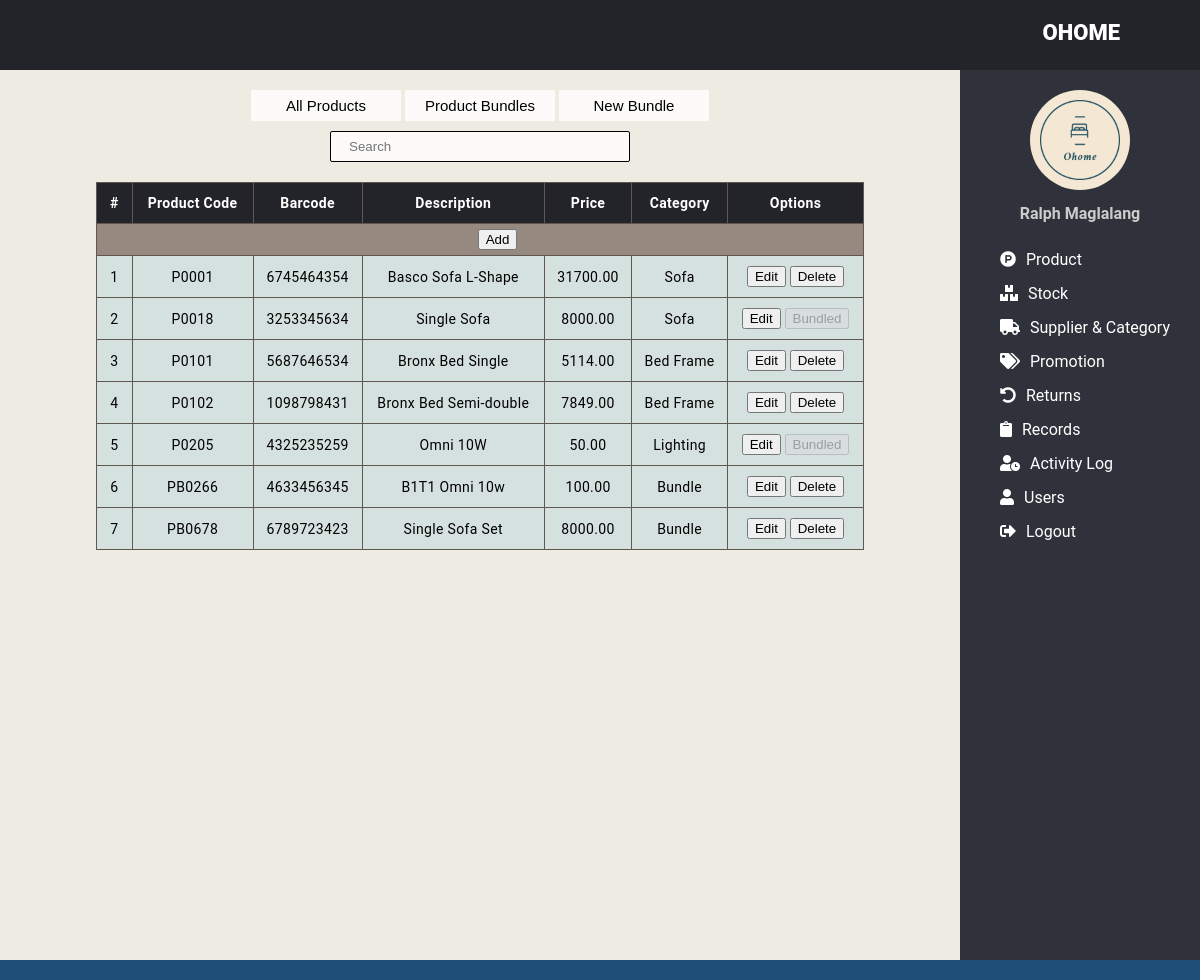
/POSINVENTORY/admin/adminproduct.php (signed in), run on the app's committed database.
### tables this page shows
CREATE TABLE `tblproducts` (
  `productcode` varchar(10) NOT NULL,
  `barcode` varchar(20) NOT NULL,
  `description` varchar(50) DEFAULT NULL,
  `details` varchar(100) DEFAULT NULL,
  `price` decimal(10,2) NOT NULL,
  `category` varchar(50) NOT NULL,
  `quantity` int(10) NOT NULL DEFAULT 0
);

CREATE TABLE `tblproductbundles` (
  `bundleID` int(10) NOT NULL,
  `bundlecode` varchar(10) NOT NULL,
  `productcode` varchar(10) NOT NULL,
  `quantity` int(10) NOT NULL
);

### POSINVENTORY/admin/adminproduct.php (the view, shortened to what this page needs)
<?php
    require '../include/dbcon.php';
    if(isset($_SESSION["ID"]))
    {
        if(isset($_SESSION["BundlesTab"]) || isset($_SESSION["NewBundleTab"]))
        {
            $Display = "SELECT * FROM tblproducts WHERE category";
            $Display .= isset($_SESSION["BundlesTab"])? " = 'Bundle'" : " != 'Bundle'";
            if(isset($_GET["Search"]) || isset($_SESSION["Search"])) {
                $Display .= " AND (productcode LIKE '%".$_GET["Search"]."%' OR barcode LIKE '%".$_GET["Search"]."%' OR description LIKE '%".$_GET["Search"]."%' OR category LIKE '%".$_GET["Search"]."%')";
                $_SESSION["Search"] = $_GET["Search"];}
            $option = isset($_SESSION["BundlesTab"])? '<br><button name="BundleDetails">v</button> <button name="Increase">+</button> <button name="Decrease">-</button>' : '<button name="BundleAdd">Add</button>' ;
        }
        else
        {
            $Display = "SELECT tblproducts.*,tblproductbundles.bundlecode FROM tblproducts LEFT JOIN tblproductbundles ON tblproducts.productcode=tblproductbundles.productcode ";
            $Display .= " ORDER BY tblproducts.productcode";
        }
        $pdoCategory = $pdoConnect->prepare("SELECT description FROM tblcategory");
    }
    else
    {
        header("location:../index.php");
    }
 ?>
<!DOCTYPE html>
<html>
    <head>
        <link rel="stylesheet" type="text/css" href="https://cdnjs.cloudflare.com/ajax/libs/font-awesome/5.13.0/css/all.min.css">
        <link rel="stylesheet" href="../styles.css">
    </head>
    <body>
	<header>
		<div class="right_area">
			<h3>Ohome</h3>
		</div>
	</header>
        <div class="main">
            <div class="activity">
                <div class="tabs">
                    <form method="get">
                        <button name="ProductsTab">All Products</button>
                        <button name="BundlesTab">Product Bundles</button>
                        <button name="NewBundleTab">New Bundle</button>
                    </form>
                    <form method="get">
                        <input type="search" name="Search" placeholder="Search" value="<?php echo isset($_SESSION['Search']) ? $_SESSION['Search'] : ''; ?>">
                    </form>
                </div>
                <table class="table">
                <tr>
                    <th>#</th><th>Product Code</th><th>Barcode</th><th>Description</th><th>Price</th><th>Category</th><th>Options</th>
                </tr>
                <?php
                    if(!isset($_SESSION["BundlesTab"]) && !isset($_SESSION["NewBundleTab"]) && !isset($_POST["NewProduct"]))
                    {
                        echo    '<tr class="crud">
                                <td></td>
                                    <td colspan=6>
                                    <form method="post">
                                        <button name="NewProduct">Add</button>
                                    </form>
                                    </td>
                                </tr>';
                    }
                    $pdoDisplay = $pdoConnect->prepare($Display);
                    $pdoDisplay->execute();
                    $num = 0;
                    foreach ($pdoDisplay as $product) {
                        $outofstock=false;
                        $num++;
                        if(isset($_POST["EditProduct"]) && $product["productcode"]==$_POST["ProductCode"])
                        {
                            $pdoCategory->execute();
                            $dropdown = '<select name="Category" required>\r\n<option value="'.$product['category'].'" selected>'.$product['category'].'</option>';
                            foreach ($pdoCategory as $category) {
                                $dropdown .= "\r\n<option value='{$category['description']}'>{$category['description']}</option>";
                                }
                            $dropdown .= '\r\n</select> ';
                            echo    '<tr class="crud">
                                    <td></td>
                                    <form method="post">
                                        <td><input type="text" name="ProductCode" placeholder="Product Code" value="'.$product['productcode'].'" readonly></td>
                                        <td><input type="text" name="Barcode" placeholder="Barcode" value="'.$product['barcode'].'" required></td>
                                        <td><input type="text" name="Description" placeholder="Description" value="'.$product['description'].'"></td>
                                        <td><input type="number" name="Price" step="0.01" placeholder="Price" value="'.$product['price'].'" required></td>
                                        <td>'.$dropdown.'</td>
                                        <td><button name="Cancel" form="cancel">Cancel</button></td>
                                        <tr class="crud"><td></td>
                                        <td colspan=5><textarea name="Details" rows=5 placeholder="Details">'.$product['details'].'</textarea></td>
                                        <td><button name="ProductEdit">Save</button></td>
                                    </form>
                                    <form method="post" id="cancel"></form>
                                    </tr>';
                        }
                        else
                        {
                            echo   '<tr>
                                    <td>'.$num.'</td>
                                    <td>'.$product['productcode'].'</td>
                                    <td>'.$product['barcode'].'</td>
                                    <td>'.$product['description'].'</td>
                                    <td>'.$product['price'].'</td>
                                    <td>'.$product['category'].'</td>
                                    <td>
                                        <form method="post">
                                        <input type="hidden" name="ProductCode" value="'.$product["productcode"].'">
                                        <input type="hidden" name="Description" value="'.$product["description"].'">
                                        <input type="hidden" name="Price" value="'.$product["price"].'">
                                        <input type="hidden" name="Category" value="'.$product["category"].'">
                                        '; echo isset($_SESSION['BundlesTab']) ? 'Reserved stock: '.$product["quantity"].'<input type="hidden" name="OOS" value="'.$outofstock.'">' : '';
                                         echo !isset($_SESSION['BundlesTab']) && !isset($_SESSION['NewBundleTab']) ? ($product["bundlecode"]===NULL? '<button name="EditProduct">Edit</button> <button name="DeleteProduct">Delete</button>' : '<button name="EditProduct">Edit</button> <button disabled>Bundled</button>') : $option; echo '
                                        </form>
                                    </td>
                                    </tr>';
                        }
                    }
                ?>
                </table>
            </div>
            <div class="navigation">
                <?php
                    include '../include/adminnav.php';
                ?>
            </div>
        </div>
        <div class="footer">
        </div>
    </body>
</html>

### POSINVENTORY/include/adminnav.php
<center>
    <img src="../include/logo.png" class="profile_image" alt="">
    <h4><?php echo $_SESSION["Name"] ?></h4>
</center>
<a href="./adminproduct.php"><i class="fab fa-product-hunt"></i></i><span>Product</span></a>
<a href="./adminstock.php"><i class="fas fa-boxes"></i><span>Stock</span></a>
<a href="./adminsuppliercategory.php"><i class="fas fa-truck"></i><span>Supplier & Category</span></a>
<a href="./adminpromotions.php"><i class="fas fa-tags"></i><span>Promotion</span></a>
<a href="./adminreturns.php"><i class="fas fa-undo-alt"></i><span>Returns</span></a>
<a href="./adminrecords.php"><i class="fas fa-clipboard"></i><span>Records</span></a>
<a href="./adminactivity.php"><i class="fas fa-user-clock"></i><span>Activity Log</span></a>
<a href="./adminusers.php"><i class="fas fa-user"></i><span>Users</span></a>
<a href="../include/logout.php"><i class="fas fa-sign-out-alt"></i><span>Logout</span></a>

### POSINVENTORY/styles.css (style rules this page uses)
body { margin: 0; padding: 0; font-family: "Roboto", sans-serif; background-color: #edebe2; }
header { position: fixed; background: #22242A; padding: 20px; width: 100%; height: 30px; }
.right_area h3 { color: #fff; margin: 0; text-transform: uppercase; font-size: 22px; font-weight: 850; float: right; margin-right: 100px; }
.navigation { background: #2f323A; margin-top: 70px; padding-top: 20px; position: fixed; right: 0; width: 20%; height: 100%; transition: 0.5s; transition-property: right; }
.navigation .profile_image { width: 100px; height: 100px; border-radius: 100px; margin-bottom: 10px; }
.navigation h4 { color: #ccc; margin-top: 0; margin-bottom: 20px; }
.navigation a { color: #fff; display: block; width: 100%; line-height: 34px; text-decoration: none; padding-left: 40px; box-sizing: border-box; transition: 0.5s; transition-property: background; }
.navigation i { padding-right: 10px; }
.activity { position: fixed; margin-top: 70px; padding-bottom: 100px; width: 80%; height: 68%; float: left; overflow-y: scroll; text-align: center; }
.tabs { padding: 20px; }
.tabs button, .tabs select { width: 150px; padding: 7px 18px; border: none; font-size: 15px; background-color: rgba(255, 255, 255, 0.801); }
.tabs input { width: 300px; margin-top: 10px; padding: 7px 18px; border: 0.3px solid #000000; border-radius: 2px; background-color: rgba(255, 255, 255, 0.801); }
.footer { width: 100%; height: 2vh; position: fixed; bottom: 0vh; background-color: #1F4E79; }
.table { width: 80%; border-collapse: collapse; margin: auto; margin-bottom: 200px; }
.table th { background-color: #22242A; color: #fff; font-weight: 600; padding: 12px; border: 1.5px solid #625750; }
.table tr, .table td { font-size: 14px; letter-spacing: 0.35px; background-color: #d5e1df; padding: 10px; border: 1px solid #625750; }
.crud td { color: #fff; background-color: #96897f; padding: 5px; border:none; }

### data on the page
tblproducts: productcode "P0001", barcode "6745464354", description "Basco Sofa L-Shape", price "31700.00", category "Sofa", shows "Edit"
tblproductbundles: productcode.productcode "P0018", productcode.barcode "3253345634", productcode.description "Single Sofa", productcode.price "8000.00", productcode.category "Sofa", bundlecode "Edit"
tblproducts: productcode "P0101", barcode "5687646534", description "Bronx Bed Single", price "5114.00", category "Bed Frame", shows "Edit"
tblproducts: productcode "P0102", barcode "1098798431", description "Bronx Bed Semi-double", price "7849.00", category "Bed Frame", shows "Edit"
tblproductbundles: productcode.productcode "P0205", productcode.barcode "4325235259", productcode.description "Omni 10W", productcode.price "50.00", productcode.category "Lighting", bundlecode "Edit"
tblproducts: productcode "PB0266", barcode "4633456345", description "B1T1 Omni 10w", price "100.00", category "Bundle", shows "Edit"
tblproducts: productcode "PB0678", barcode "6789723423", description "Single Sofa Set", price "8000.00", category "Bundle", shows "Edit"

### other printed values
$_SESSION["Name"] "Ralph Maglalang"
